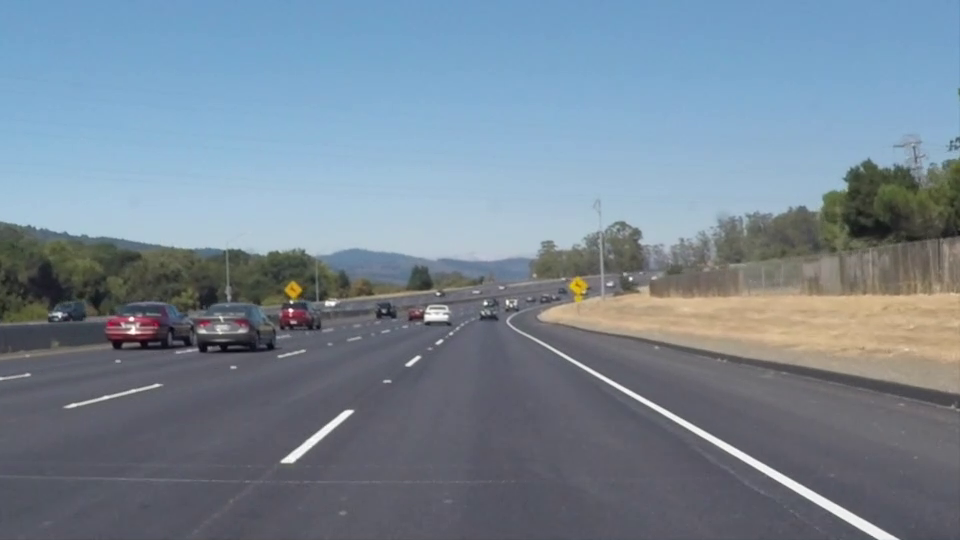
#> input picture test_images/vid_in_2017-07-22_194955.jpg, 960 x 540 px
$ jupyter execute --allow-errors P1.ipynb   (shell and % lines are left out)
#> lines starting #> are read from the running program, lines starting #| are printed output that depends on the picture
# Self-Driving Car Engineer Nanodegree

## Project: **Finding Lane Lines on the Road**
***
In this project, you will use the tools you learned about in the lesson to identify lane lines on the road.  You can develop your pipeline on a series of individual images, and later apply the result to a video stream (really just a series of images). Check out the video clip "raw-lines-example.mp4" (also contained in this repository) to see what the output should look like after using the helper functions below.

Once you have a result that looks roughly like "raw-lines-example.mp4", you'll need to get creative and try to average and/or extrapolate the line segments you've detected to map out the full extent of the lane lines.  You can see an example of the result you're going for in the video "P1_example.mp4".  Ultimately, you would like to draw just one line for the left side of the lane, and one for the right.

In addition to implementing code, there is a brief writeup to complete. The writeup should be completed in a separate file, which can be either a markdown file or a pdf document. There is a [write up template](https://github.com/udacity/CarND-LaneLines-P1/blob/master/writeup_template.md) that can be used to guide the writing process. Completing both the code in the Ipython notebook and the writeup template will cover all of the [rubric points](https://review.udacity.com/#!/rubrics/322/view) for this project.

---
Let's have a look at our first image called 'test_images/solidWhiteRight.jpg'.  Run the 2 cells below (hit Shift-Enter or the "play" button above) to display the image.

**Note: If, at any point, you encounter frozen display windows or other confounding issues, you can always start again with a clean slate by going to the "Kernel" menu above and selecting "Restart & Clear Output".**

---

**The tools you have are color selection, region of interest selection, grayscaling, Gaussian smoothing, Canny Edge Detection and Hough Tranform line detection.  You  are also free to explore and try other techniques that were not presented in the lesson.  Your goal is piece together a pipeline to detect the line segments in the image, then average/extrapolate them and draw them onto the image for display (as below).  Once you have a working pipeline, try it out on the video stream below.**

---

<figure>

 <figcaption>
 <p></p>
 <p style="text-align: center;"> Your output should look something like this (above) after detecting line segments using the helper functions below </p>
 </figcaption>
</figure>
 <p></p>
<figure>

 <figcaption>
 <p></p>
 <p style="text-align: center;"> Your goal is to connect/average/extrapolate line segments to get output like this</p>
 </figcaption>
</figure>

**Run the cell below to import some packages.  If you get an `import error` for a package you've already installed, try changing your kernel (select the Kernel menu above --> Change Kernel).  Still have problems?  Try relaunching Jupyter Notebook from the terminal prompt.  Also, see [this forum post](https://carnd-forums.udacity.com/cq/viewquestion.action?spaceKey=CAR&id=29496372&questionTitle=finding-lanes---import-cv2-fails-even-though-python-in-the-terminal-window-has-no-problem-with-import-cv2) for more troubleshooting tips.**

## Import Packages

[cell 1]
#importing some useful packages
import matplotlib.pyplot as plt
import matplotlib.image as mpimg
import numpy as np
import cv2

## Read in an Image

[cell 2]
#reading in an image
# image = mpimg.imread('test_images/solidWhiteRight.jpg')
image = mpimg.imread('test_images/vid_in_2017-07-22_194955.jpg')
#> image is the input picture: shape (540, 960, 4) float32; mean R, G, B, A 0.467, 0.527, 0.582, 1

#printing out some stats and plotting
print('This image is:', type(image), 'with dimensions:', image.shape)
#| This image is: <class 'numpy.ndarray'> with dimensions: (540, 960, 4)
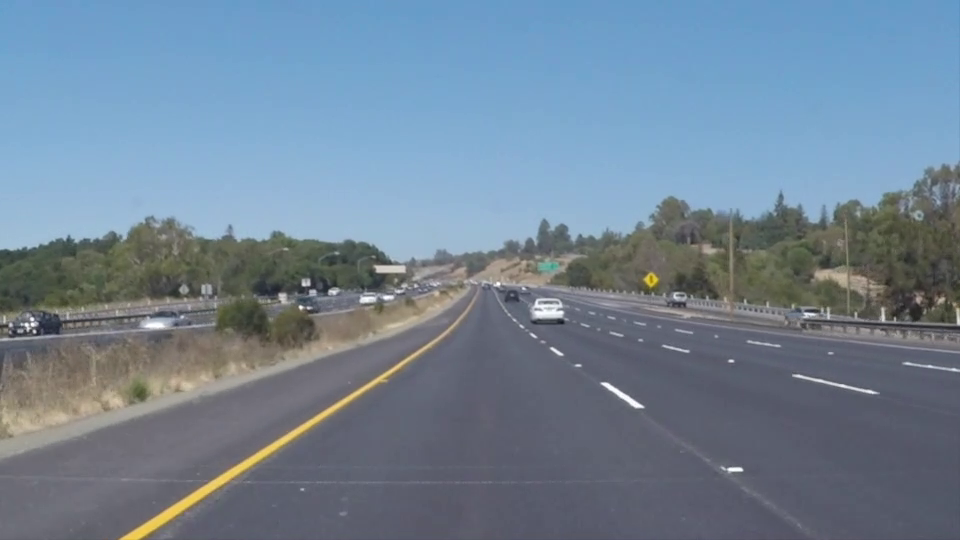
#> input picture test_images/vid_in_2017-07-21_005730.jpg, 960 x 540 px
#> further down, image is the input picture: shape (540, 960, 4) float32; mean R, G, B, A 0.444, 0.517, 0.586, 1
plt.imshow(image)  # if you wanted to show a single color channel image called 'gray', for example, call as plt.imshow(gray, cmap='gray')

## Ideas for Lane Detection Pipeline

**Some OpenCV functions (beyond those introduced in the lesson) that might be useful for this project are:**

`cv2.inRange()` for color selection
`cv2.fillPoly()` for regions selection
`cv2.line()` to draw lines on an image given endpoints
`cv2.addWeighted()` to coadd / overlay two images
`cv2.cvtColor()` to grayscale or change color
`cv2.imwrite()` to output images to file
`cv2.bitwise_and()` to apply a mask to an image

**Check out the OpenCV documentation to learn about these and discover even more awesome functionality!**

## Helper Functions

Below are some helper functions to help get you started. They should look familiar from the lesson!

[cell 3]
import math

def grayscale(img, imread=False):
    """Applies the Grayscale transform
    This will return an image with only one color channel
    but NOTE: to see the returned image as grayscale
    (assuming your grayscaled image is called 'gray')
    you should call plt.imshow(gray, cmap='gray')"""
#> called with imread = True
    if (imread):
        # Use BGR2GRAY if you read an image with cv2.imread()
        return cv2.cvtColor(img, cv2.COLOR_BGR2GRAY)
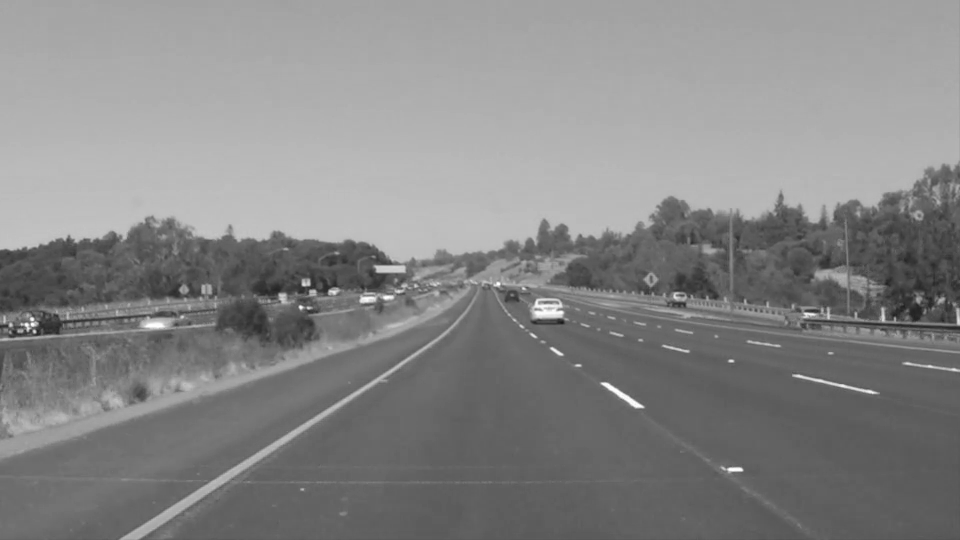
#> returned value: shape (540, 960) float32; min 0.0997, max 1, mean 0.529
    else:
        return cv2.cvtColor(img, cv2.COLOR_RGB2GRAY)

def canny(img, low_threshold, high_threshold):
    """Applies the Canny transform"""
    return cv2.Canny(img, low_threshold, high_threshold)

def gaussian_blur(img, kernel_size):
    """Applies a Gaussian Noise kernel"""
#> called with kernel_size = 7
    return cv2.GaussianBlur(img, (kernel_size, kernel_size), 0)

# [126 lines left out: functions region_of_interest, draw_lines, hough_lines, weighted_img, not called in this run]

## Test Images

Build your pipeline to work on the images in the directory "test_images"
**You should make sure your pipeline works well on these images before you try the videos.**

[cell 4]
import os
os.listdir("test_images/")

## Build a Lane Finding Pipeline

Build the pipeline and run your solution on all test_images. Make copies into the `test_images_output` directory, and you can use the images in your writeup report.

Try tuning the various parameters, especially the low and high Canny thresholds as well as the Hough lines parameters.

[cell 5]
# Build your pipeline that will draw lane lines on the test_images
# then save them to the test_images directory.

# Grab the array of images
img_path = "test_images/"
images = os.listdir(img_path)


#> (the rest of this cell did not finish here and is left out)

    # plt.imsave('ll_images/acny_' + image_fname, edges)

    # This time we are defining a four sided polygon to mask
    imshape = image.shape
    # print (imshape)
    vertices = np.array([[(0,imshape[0]),(400, 324), (560, 324), (imshape[1],imshape[0])]], dtype=np.int32)\
    # Right side only mask
    # vertices = np.array([[(480,imshape[0]),(480, 324), (560, 324), (imshape[1],imshape[0])]], dtype=np.int32)
    masked_edges = region_of_interest(edges, vertices)
    # plt.imsave('ll_images/amask_' + image_fname, masked_edges)

    # Define the Hough transform parameters
    # Make a blank the same size as our image to draw on
    rho = 2 # distance resolution in pixels of the Hough grid
    theta = np.pi/180 # angular resolution in radians of the Hough grid
    threshold = 13    # minimum number of votes (intersections in Hough grid cell)
    min_line_len = 20 # minimum number of pixels making up a line
    max_line_gap = 10 # maximum gap in pixels between connectable line segments

    # Run Hough on edge detected image and draw lines the lines
    line_image = hough_lines(masked_edges, image, rho, theta, threshold, min_line_len, max_line_gap)
    # plt.imsave('ll_images/hl_' + image_fname, line_image)

    # Draw the lines on the edge image
    combo = weighted_img(line_image, image, α=0.6, β=0.4, λ=0.0)
    plt.imsave('ll_images/ll_' + image_fname, combo)
    #plt.imshow(combo)

print ('fini')
